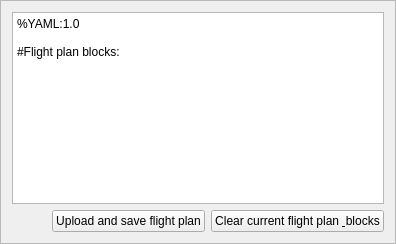
             <widget class="QFrame" name="frame_22">
              <property name="sizePolicy">
               <sizepolicy hsizetype="Expanding" vsizetype="Preferred">
                <horstretch>0</horstretch>
                <verstretch>0</verstretch>
               </sizepolicy>
              </property>
              <property name="frameShape">
               <enum>QFrame::StyledPanel</enum>
              </property>
              <property name="frameShadow">
               <enum>QFrame::Raised</enum>
              </property>
              <layout class="QVBoxLayout" name="verticalLayout_16">
               <item>
                <widget class="QPlainTextEdit" name="AutonomousPlain">
                 <property name="plainText">
                  <string>%YAML:1.0

#Flight plan blocks:
</string>
                 </property>
                </widget>
               </item>
               <item>
                <layout class="QGridLayout" name="gridLayout_10" columnstretch="0,0,0">
                 <item row="0" column="2">
                  <widget class="QPushButton" name="ClearFlightPlan">
                   <property name="text">
                    <string>Clear current flight plan &amp; blocks</string>
                   </property>
                  </widget>
                 </item>
                 <item row="0" column="1">
                  <widget class="QPushButton" name="UploadAndSave">
                   <property name="text">
                    <string>Upload and save flight plan</string>
                   </property>
                  </widget>
                 </item>
                 <item row="0" column="0">
                  <spacer name="horizontalSpacer_8">
                   <property name="orientation">
                    <enum>Qt::Horizontal</enum>
                   </property>
                   <property name="sizeType">
                    <enum>QSizePolicy::Expanding</enum>
                   </property>
                   <property name="sizeHint" stdset="0">
                    <size>
                     <width>40</width>
                     <height>20</height>
                    </size>
                   </property>
                  </spacer>
                 </item>
                </layout>
               </item>
              </layout>
             </widget>
